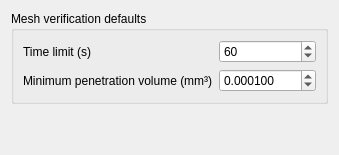
<?xml version="1.0" encoding="UTF-8"?>
<ui version="4.0">
 <class>BendSeqMeshPreferences</class>
 <widget class="QWidget" name="BendSeqMeshPreferences">
  <property name="windowTitle"><string>Mesh 3D</string></property>
  <layout class="QVBoxLayout" name="verticalLayout">
   <item><widget class="QGroupBox" name="meshGroup">
    <property name="title"><string>Mesh verification defaults</string></property>
    <layout class="QFormLayout" name="formLayout">
     <item row="0" column="0"><widget class="QLabel" name="budgetLabel"><property name="text"><string>Time limit (s)</string></property><property name="buddy"><cstring>budget</cstring></property></widget></item>
     <item row="0" column="1"><widget class="Gui::PrefSpinBox" name="budget">
      <property name="minimum"><number>1</number></property>
      <property name="maximum"><number>3600</number></property>
      <property name="value"><number>60</number></property>
      <property name="prefEntry" stdset="0"><cstring>BudgetSeconds</cstring></property>
      <property name="prefPath" stdset="0"><cstring>Mod/BendSeq/Mesh</cstring></property>
     </widget></item>
     <item row="1" column="0"><widget class="QLabel" name="overlapLabel"><property name="text"><string>Minimum penetration volume (mm³)</string></property><property name="buddy"><cstring>overlap</cstring></property></widget></item>
     <item row="1" column="1"><widget class="Gui::PrefDoubleSpinBox" name="overlap">
      <property name="decimals"><number>6</number></property>
      <property name="minimum"><double>0.000001</double></property>
      <property name="maximum"><double>1000.000000</double></property>
      <property name="singleStep"><double>0.000100</double></property>
      <property name="value"><double>0.000100</double></property>
      <property name="prefEntry" stdset="0"><cstring>MinimumOverlapMM3</cstring></property>
      <property name="prefPath" stdset="0"><cstring>Mod/BendSeq/Mesh</cstring></property>
     </widget></item>
    </layout>
   </widget></item>
   <item><spacer name="verticalSpacer"><property name="orientation"><enum>Qt::Vertical</enum></property><property name="sizeHint" stdset="0"><size><width>20</width><height>40</height></size></property></spacer></item>
  </layout>
 </widget>
 <customwidgets>
  <customwidget><class>Gui::PrefSpinBox</class><extends>QSpinBox</extends><header>Gui/PrefWidgets.h</header></customwidget>
  <customwidget><class>Gui::PrefDoubleSpinBox</class><extends>QDoubleSpinBox</extends><header>Gui/PrefWidgets.h</header></customwidget>
 </customwidgets>
 <resources/>
 <connections/>
</ui>
